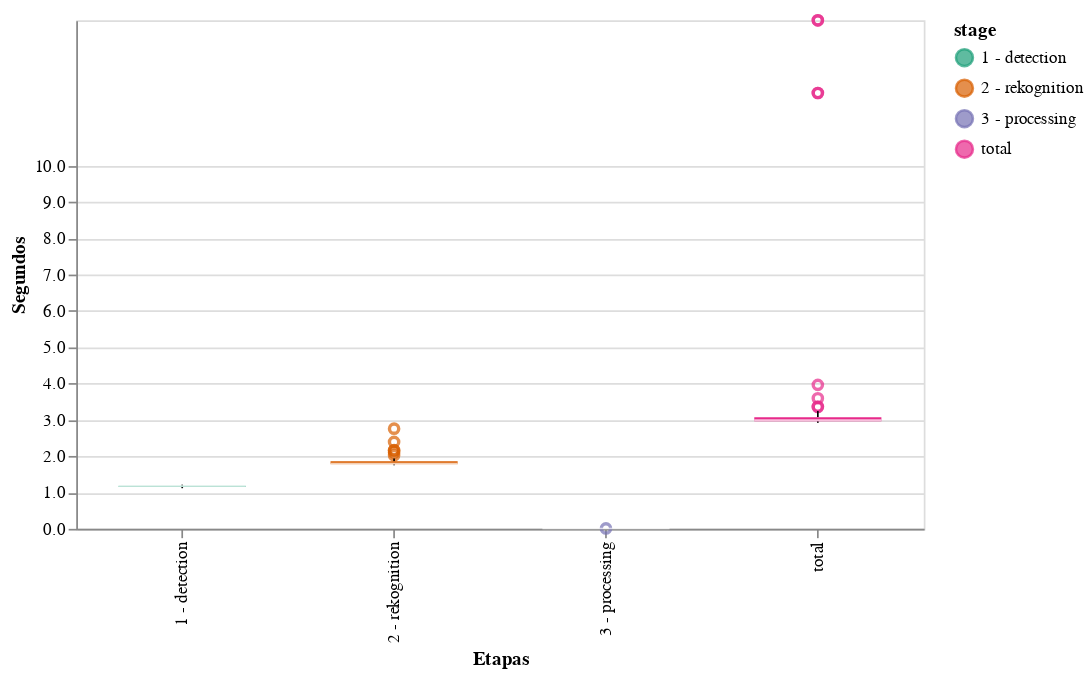

The code cell stored with this chart in its notebook:
### Code cell
#ls.append(['total',14.0])
#data_alt = pd.DataFrame(ls, columns=['stage', 'seconds'])

alt.Chart(data_alt, width=500).mark_boxplot(extent=1.5, size=75).encode(
    x=alt.X('stage', title='Etapas'),
    y=alt.Y('seconds',title='Segundos', axis=alt.Axis(values=list(range(11)),grid=True, tickCount=20)),
    color=alt.Color('stage', scale=alt.Scale(scheme='dark2'))
)

### Figure 1 — Vega-Lite specification as saved in the notebook (floating-point values rounded to 4 significant figures; data arrays with more than 128 entries replaced by an {"elided": "..."} marker saying what was removed)
{"config": {"view": {"continuousWidth": 400, "continuousHeight": 300}}, "data": {"name": "data-e070f5b0c55ece9a8b909698e9f80e10"}, "mark": {"type": "boxplot", "extent": 1.5, "size": 75}, "encoding": {"color": {"type": "nominal", "field": "stage", "scale": {"scheme": "dark2"}}, "x": {"type": "nominal", "field": "stage", "title": "Etapas"}, "y": {"type": "quantitative", "axis": {"grid": true, "tickCount": 20, "values": [0, 1, 2, 3, 4, 5, 6, 7, 8, 9, 10]}, "field": "seconds", "title": "Segundos"}}, "width": 500, "$schema": "https://vega.github.io/schema/vega-lite/v4.8.1.json", "datasets": {"data-e070f5b0c55ece9a8b909698e9f80e10": {"elided": "188 records"}}}
